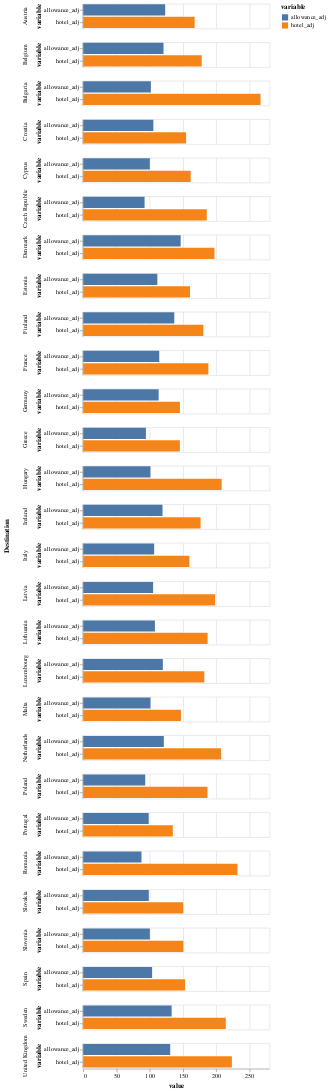

Notebook source saved alongside this figure:
### Code cell
alt.Chart(averages.reset_index().drop("difference", axis=1).melt("Destination")).mark_bar().encode(
    x = "value",
    y = "variable",
    row = "Destination",
    color = "variable"
)

### Figure 1 — Vega-Lite specification as saved in the notebook (floating-point values rounded to 4 significant figures)
{"config": {"view": {"continuousWidth": 300, "continuousHeight": 300}}, "data": {"name": "data-953c3d07db32466563fbcdb5de4087ca"}, "mark": {"type": "bar"}, "encoding": {"color": {"field": "variable", "type": "nominal"}, "row": {"field": "Destination", "type": "nominal"}, "x": {"field": "value", "type": "quantitative"}, "y": {"field": "variable", "type": "nominal"}}, "$schema": "https://vega.github.io/schema/vega-lite/v5.16.3.json", "datasets": {"data-953c3d07db32466563fbcdb5de4087ca": [{"Destination": "Bulgaria", "variable": "hotel_adj", "value": 266.5}, {"Destination": "Romania", "variable": "hotel_adj", "value": 231.8}, {"Destination": "United Kingdom", "variable": "hotel_adj", "value": 223.4}, {"Destination": "Sweden", "variable": "hotel_adj", "value": 214.3}, {"Destination": "Hungary", "variable": "hotel_adj", "value": 208.1}, {"Destination": "Netherlands", "variable": "hotel_adj", "value": 207.2}, {"Destination": "Latvia", "variable": "hotel_adj", "value": 198.2}, {"Destination": "Denmark", "variable": "hotel_adj", "value": 197.3}, {"Destination": "France", "variable": "hotel_adj", "value": 188.1}, {"Destination": "Lithuania", "variable": "hotel_adj", "value": 187.0}, {"Destination": "Poland", "variable": "hotel_adj", "value": 186.8}, {"Destination": "Czech Republic", "variable": "hotel_adj", "value": 185.7}, {"Destination": "Luxembourg", "variable": "hotel_adj", "value": 182.0}, {"Destination": "Finland", "variable": "hotel_adj", "value": 180.6}, {"Destination": "Belgium", "variable": "hotel_adj", "value": 178.2}, {"Destination": "Ireland", "variable": "hotel_adj", "value": 176.4}, {"Destination": "Austria", "variable": "hotel_adj", "value": 167.5}, {"Destination": "Cyprus", "variable": "hotel_adj", "value": 161.6}, {"Destination": "Estonia", "variable": "hotel_adj", "value": 160.5}, {"Destination": "Italy", "variable": "hotel_adj", "value": 159.5}, {"Destination": "Croatia", "variable": "hotel_adj", "value": 154.6}, {"Destination": "Spain", "variable": "hotel_adj", "value": 153.2}, {"Destination": "Slovenia", "variable": "hotel_adj", "value": 150.4}, {"Destination": "Slovakia", "variable": "hotel_adj", "value": 150.2}, {"Destination": "Malta", "variable": "hotel_adj", "value": 146.9}, {"Destination": "Germany", "variable": "hotel_adj", "value": 145.3}, {"Destination": "Greece", "variable": "hotel_adj", "value": 145.3}, {"Destination": "Portugal", "variable": "hotel_adj", "value": 134.7}, {"Destination": "Bulgaria", "variable": "allowance_adj", "value": 101.7}, {"Destination": "Romania", "variable": "allowance_adj", "value": 87.56}, {"Destination": "United Kingdom", "variable": "allowance_adj", "value": 130.8}, {"Destination": "Sweden", "variable": "allowance_adj", "value": 132.9}, {"Destination": "Hungary", "variable": "allowance_adj", "value": 101.0}, {"Destination": "Netherlands", "variable": "allowance_adj", "value": 121.2}, {"Destination": "Latvia", "variable": "allowance_adj", "value": 105.1}, {"Destination": "Denmark", "variable": "allowance_adj", "value": 146.5}, {"Destination": "France", "variable": "allowance_adj", "value": 114.3}, {"Destination": "Lithuania", "variable": "allowance_adj", "value": 107.8}, {"Destination": "Poland", "variable": "allowance_adj", "value": 93.19}, {"Destination": "Czech Republic", "variable": "allowance_adj", "value": 92.19}, {"Destination": "Luxembourg", "variable": "allowance_adj", "value": 119.7}, {"Destination": "Finland", "variable": "allowance_adj", "value": 136.9}, {"Destination": "Belgium", "variable": "allowance_adj", "value": 120.7}, {"Destination": "Ireland", "variable": "allowance_adj", "value": 119.2}, {"Destination": "Austria", "variable": "allowance_adj", "value": 123.2}, {"Destination": "Cyprus", "variable": "allowance_adj", "value": 100.1}, {"Destination": "Estonia", "variable": "allowance_adj", "value": 111.4}, {"Destination": "Italy", "variable": "allowance_adj", "value": 106.6}, {"Destination": "Croatia", "variable": "allowance_adj", "value": 105.4}, {"Destination": "Spain", "variable": "allowance_adj", "value": 103.6}, {"Destination": "Slovenia", "variable": "allowance_adj", "value": 100.2}, {"Destination": "Slovakia", "variable": "allowance_adj", "value": 98.57}, {"Destination": "Malta", "variable": "allowance_adj", "value": 101.1}, {"Destination": "Germany", "variable": "allowance_adj", "value": 113.4}, {"Destination": "Greece", "variable": "allowance_adj", "value": 94.24}, {"Destination": "Portugal", "variable": "allowance_adj", "value": 98.44}]}}
